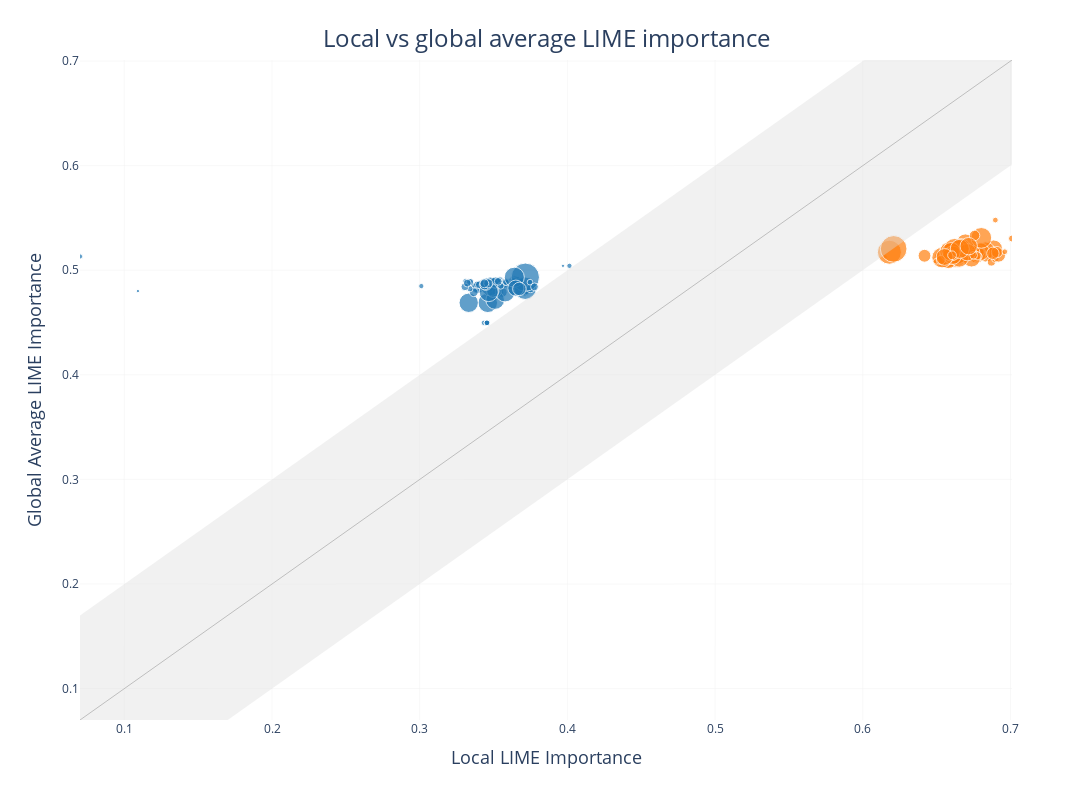

The notebook cell this image was saved under:
### Markdown cell above
## Inconsistencies between Local and Global metrics

### Code cell
lv.create_inconsistency_scatter_plot(lime_df_word_metrics_merged, 'global_avg_importance')

### Figure 1 — Plotly figure (JSON) as saved in the notebook; plotly's stock layout.template omitted (floating-point values rounded to 4 significant figures; data arrays with more than 128 entries replaced by an {"elided": "..."} marker saying what was removed)
{"data": [{"customdata": {"elided": "79x4 mixed values"}, "hoverlabel": {"font": {"size": 16}, "namelength": -1}, "hovertemplate": "Importance: %{x:.2f}<br>Global average LIME importance: %{y:.2f}<br>Importance Diff: %{customdata[0]}<br>DOI: %{customdata[1]}<br>Word: %{customdata[2]}<br>Abstract Length: %{marker.size}", "legendgroup": "blue", "marker": {"color": "#1f77b4", "size": [4, 6, 9, 64, 5, 5, 12, 13, 10, 11, 23, 14, 2, 2, 17, 20, 17, 12, 27, 13, 13, 5, 5, 5, 6, 6, 5, 69, 12, 10, 68, 12, 14, 10, 10, 9, 7, 8, 8, 8, 18, 91, 13, 10, 7, 17, 63, 17, 12, 11, 15, 17, 64, 5, 5, 5, 11, 70, 10, 8, 145, 11, 11, 28, 73, 23, 6, 6, 8, 66, 27, 6, 47, 18, 15, 33, 14, 11, 11], "sizemode": "area", "sizeref": 0.3625, "symbol": "circle"}, "mode": "markers", "name": "blue", "orientation": "v", "showlegend": true, "type": "scatter", "x": [0.3635, 0.3429, 0.3661, 0.3643, 0.3434, 0.3744, 0.364, 0.3517, 0.3332, 0.3712, 0.3652, 0.3487, 0.1092, 0.397, 0.3535, 0.354, 0.3383, 0.3611, 0.3395, 0.3541, 0.3478, 0.3309, 0.3344, 0.3366, 0.3455, 0.3455, 0.3011, 0.3461, 0.3608, 0.3583, 0.3332, 0.3683, 0.3366, 0.3341, 0.339, 0.3722, 0.3631, 0.3492, 0.3529, 0.3639, 0.3559, 0.3714, 0.3424, 0.3627, 0.334, 0.3504, 0.3511, 0.3576, 0.375, 0.3639, 0.3521, 0.3452, 0.3477, 0.3605, 0.07, 0.4014, 0.3404, 0.3578, 0.3582, 0.3584, 0.3715, 0.3306, 0.3322, 0.3495, 0.3641, 0.3514, 0.3455, 0.3455, 0.3549, 0.3467, 0.3449, 0.3747, 0.3651, 0.344, 0.3464, 0.3675, 0.3437, 0.3777, 0.3532], "xaxis": "x", "y": [0.4838, 0.4849, 0.489, 0.4856, 0.4497, 0.4802, 0.4889, 0.4825, 0.4864, 0.479, 0.4854, 0.4857, 0.4801, 0.5042, 0.479, 0.486, 0.4825, 0.4887, 0.4837, 0.4897, 0.479, 0.4897, 0.489, 0.4854, 0.4497, 0.4497, 0.4849, 0.4689, 0.4883, 0.4871, 0.4689, 0.4886, 0.479, 0.4887, 0.4862, 0.4801, 0.4874, 0.4898, 0.4896, 0.4848, 0.479, 0.4828, 0.4845, 0.4897, 0.4823, 0.479, 0.4715, 0.4875, 0.4825, 0.4892, 0.479, 0.486, 0.4846, 0.4835, 0.5132, 0.5042, 0.4861, 0.4791, 0.4891, 0.4886, 0.4934, 0.4842, 0.4877, 0.4801, 0.4934, 0.4882, 0.4497, 0.4497, 0.4851, 0.4791, 0.4867, 0.4886, 0.4829, 0.486, 0.4875, 0.4821, 0.4875, 0.4842, 0.4893], "yaxis": "y"}, {"customdata": {"elided": "89x4 mixed values"}, "hoverlabel": {"font": {"size": 16}, "namelength": -1}, "hovertemplate": "Importance: %{x:.2f}<br>Global average LIME importance: %{y:.2f}<br>Importance Diff: %{customdata[0]}<br>DOI: %{customdata[1]}<br>Word: %{customdata[2]}<br>Abstract Length: %{marker.size}", "legendgroup": "red", "marker": {"color": "#ff7f0e", "size": [4, 6, 32, 50, 18, 55, 32, 5, 11, 58, 38, 3, 3, 79, 19, 51, 21, 63, 23, 60, 30, 79, 43, 26, 30, 58, 73, 54, 74, 43, 43, 40, 33, 12, 60, 78, 12, 44, 12, 9, 10, 10, 15, 8, 56, 10, 18, 17, 76, 105, 14, 10, 10, 32, 36, 67, 58, 14, 34, 65, 11, 129, 30, 58, 55, 64, 78, 79, 23, 77, 8, 12, 60, 79, 62, 28, 78, 6, 6, 20, 54, 26, 62, 15, 66, 51, 14, 11, 55], "sizemode": "area", "sizeref": 0.3625, "symbol": "circle"}, "mode": "markers", "name": "red", "orientation": "v", "showlegend": true, "type": "scatter", "x": [0.615, 0.6897, 0.6598, 0.6576, 0.6581, 0.6592, 0.6716, 0.6526, 0.6616, 0.6886, 0.6634, 0.6842, 0.6634, 0.6627, 0.6766, 0.6575, 0.651, 0.6546, 0.6591, 0.6579, 0.6418, 0.6641, 0.6713, 0.6869, 0.6561, 0.6744, 0.6588, 0.6683, 0.683, 0.6725, 0.6671, 0.6584, 0.6605, 0.6519, 0.6771, 0.6649, 0.6546, 0.6708, 0.687, 0.701, 0.6897, 0.6511, 0.6792, 0.6772, 0.6579, 0.6519, 0.6774, 0.6674, 0.6537, 0.618, 0.668, 0.6593, 0.6572, 0.6619, 0.6683, 0.6586, 0.6796, 0.6732, 0.692, 0.6685, 0.6782, 0.6209, 0.6749, 0.6736, 0.6694, 0.6593, 0.6663, 0.6592, 0.6908, 0.6636, 0.6572, 0.6774, 0.6654, 0.6621, 0.6607, 0.6881, 0.6802, 0.6497, 0.6961, 0.6757, 0.6708, 0.6582, 0.6598, 0.6528, 0.6657, 0.6554, 0.6604, 0.675, 0.6717], "xaxis": "x", "y": [0.5125, 0.548, 0.5175, 0.5132, 0.5165, 0.5138, 0.5143, 0.5123, 0.5164, 0.5204, 0.5205, 0.5127, 0.5175, 0.5127, 0.5118, 0.5103, 0.5095, 0.5116, 0.5182, 0.5103, 0.5138, 0.5143, 0.519, 0.5175, 0.515, 0.5175, 0.516, 0.5175, 0.5175, 0.5183, 0.5175, 0.513, 0.5155, 0.5103, 0.5156, 0.5155, 0.5127, 0.5172, 0.5078, 0.5303, 0.5109, 0.509, 0.5172, 0.5113, 0.5155, 0.5103, 0.5127, 0.5175, 0.5121, 0.5172, 0.5168, 0.5103, 0.5127, 0.5177, 0.5175, 0.5172, 0.5177, 0.5139, 0.5143, 0.5162, 0.5132, 0.5204, 0.5175, 0.5116, 0.5264, 0.5172, 0.5204, 0.5177, 0.5173, 0.5155, 0.5127, 0.5138, 0.5116, 0.5204, 0.5143, 0.5162, 0.5309, 0.5085, 0.5177, 0.5332, 0.5172, 0.5155, 0.5177, 0.5098, 0.5204, 0.5127, 0.5143, 0.5143, 0.523], "yaxis": "y"}, {"hoverlabel": {"font": {"size": 16}, "namelength": -1}, "hovertemplate": "Importance: %{x:.2f}<br>Global average LIME importance: %{y:.2f}<br>Importance Diff: %{customdata[0]}<br>DOI: %{customdata[1]}<br>Word: %{customdata[2]}<br>Abstract Length: %{marker.size}", "line": {"color": "darkgrey", "width": 1}, "mode": "lines", "type": "scatter", "x": [0.07, 0.701], "y": [0.07, 0.701]}, {"fill": "toself", "fillcolor": "rgba(220, 220, 220, 0.4)", "hoverlabel": {"font": {"size": 16}, "namelength": -1}, "hovertemplate": "Importance: %{x:.2f}<br>Global average LIME importance: %{y:.2f}<br>Importance Diff: %{customdata[0]}<br>DOI: %{customdata[1]}<br>Word: %{customdata[2]}<br>Abstract Length: %{marker.size}", "line": {"color": "rgba(220, 220, 220, 0)"}, "mode": "lines", "name": "Boundary area (+/- 0.1)", "type": "scatter", "x": [0.07, 0.701, 0.701, 0.07, 0.07], "y": [-0.03, 0.601, 0.801, 0.17, -0.03]}], "layout": {"height": 800, "legend": {"itemsizing": "constant", "title": {"text": "color"}, "tracegroupgap": 0}, "margin": {"t": 60}, "plot_bgcolor": "white", "showlegend": false, "title": {"font": {"size": 24}, "text": "Local vs global average LIME importance", "x": 0.5, "xanchor": "center", "yanchor": "top"}, "width": 1200, "xaxis": {"anchor": "y", "domain": [0, 1], "gridcolor": "#f0f0f0", "gridwidth": 0.5, "range": [0.07, 0.701], "showgrid": true, "title": {"font": {"size": 18}, "text": "Local LIME Importance"}}, "yaxis": {"anchor": "x", "domain": [0, 1], "gridcolor": "#f0f0f0", "gridwidth": 0.5, "range": [0.07, 0.701], "showgrid": true, "title": {"font": {"size": 18}, "text": "Global Average LIME Importance"}}}}
